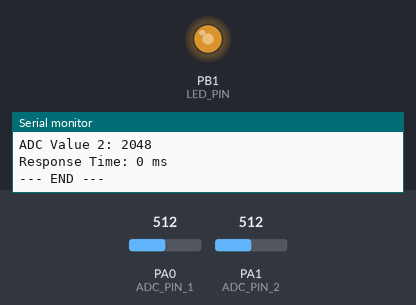
Bench run of a program on a simulated STM32 Blue Pill. Parts: output pins drawn as LEDs (lit = HIGH), the last lines printed to the serial monitor. The inputs (shaded band) are chosen by the test bench; at power-on: PA0 (ADC_PIN_1) = 512, PA1 (ADC_PIN_2) = 512 (analog values on the 0–1023 scale).

Above: at 3.2 s.
3.3 s: PA0 (ADC_PIN_1) set to 483
At 4.5 s:
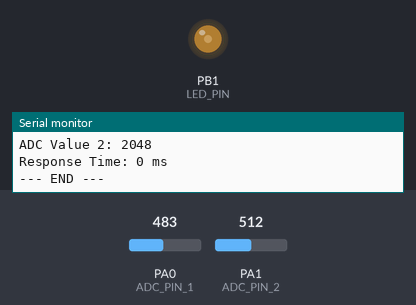
4.8 s: PA0 (ADC_PIN_1) set to 900
At 6.0 s:
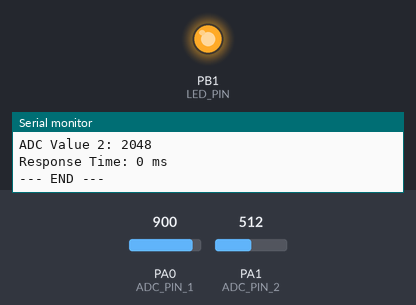
6.3 s: PA0 (ADC_PIN_1) set to 783
7.8 s: PA0 (ADC_PIN_1) set to 753
At 8.2 s:
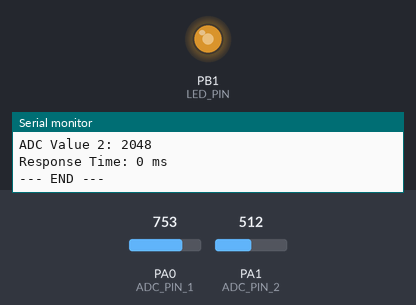
9.3 s: PA0 (ADC_PIN_1) set to 511
At 10.2 s:
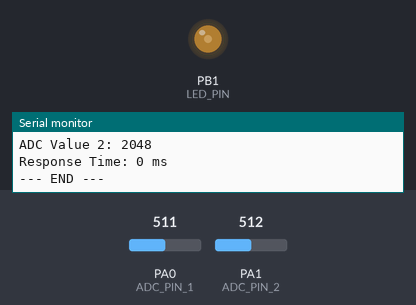
Timing chart, 0 to 11.8 s (numbered marks = the images above; inputs shaded):
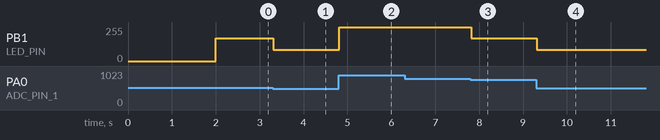

Measured:
- the behaviour switches between 500 and 499 on PA0 (ADC_PIN_1) (found by bisection; images 0 and 1)
- the behaviour switches between 768 and 767 on PA0 (ADC_PIN_1) (found by bisection; images 2 and 3)
- after the input at 3.3 s, PB1 (LED_PIN): 170/255 → 85/255 at once
- after the input at 4.8 s, PB1 (LED_PIN): 85/255 → 255/255 at once
- after the input at 7.8 s, PB1 (LED_PIN): 255/255 → 170/255 at once
- after the input at 9.3 s, PB1 (LED_PIN): 170/255 → 85/255 at once

The program:

main.cpp
```cpp
#include <Arduino.h>

// ===== PIN CONFIGURATION =====
#define ADC_PIN_1 PA0        // ADC Sensor 1
#define ADC_PIN_2 PA1        // ADC Sensor 2
#define LED_PIN PB1          // LED Indicator

// ===== THRESHOLD & TIMING =====
#define THRESHOLD_ADC1 50    // Threshold for ADC1 (0-4095)
#define THRESHOLD_ADC2 50    // Threshold for ADC2 (0-4095)
#define DEBOUNCE_TIME 100    // Debounce 100ms
#define ADC_UPDATE_INTERVAL 100  // Update display every 100ms

// ===== GLOBAL VARIABLES =====
// Sensor 1 (ADC1)
volatile int lastADC1Value = 0;
volatile bool adc1Changed = false;
unsigned long lastADC1ChangeTime = 0;

// Sensor 2 (ADC2)
volatile int lastADC2Value = 0;
volatile bool adc2Changed = false;
unsigned long lastADC2ChangeTime = 0;

// Response Time
volatile unsigned long responseTime = 0;
int firstSensorTriggered = 0;  // 1=ADC1, 2=ADC2
unsigned long lastDisplayTime = 0;

// ===== INTERRUPT HANDLER ADC1 =====
void handleADC1Change() {
    unsigned long currentTime = millis();

    if (currentTime - lastADC1ChangeTime < DEBOUNCE_TIME) {
        return;
    }

    int currentValue = analogRead(ADC_PIN_1);

    if (abs(currentValue - lastADC1Value) >= THRESHOLD_ADC1) {
        lastADC1Value = currentValue;
        adc1Changed = true;
        lastADC1ChangeTime = currentTime;

        if (firstSensorTriggered == 2) {
            responseTime = currentTime - lastADC2ChangeTime;
            firstSensorTriggered = 1;
        } else {
            firstSensorTriggered = 1;
            responseTime = 0;
        }
    }
}

// ===== INTERRUPT HANDLER ADC2 =====
void handleADC2Change() {
    unsigned long currentTime = millis();

    if (currentTime - lastADC2ChangeTime < DEBOUNCE_TIME) {
        return;
    }

    int currentValue = analogRead(ADC_PIN_2);

    if (abs(currentValue - lastADC2Value) >= THRESHOLD_ADC2) {
        lastADC2Value = currentValue;
        adc2Changed = true;
        lastADC2ChangeTime = currentTime;

        if (firstSensorTriggered == 1) {
            responseTime = currentTime - lastADC1ChangeTime;
            firstSensorTriggered = 2;
        } else {
            firstSensorTriggered = 2;
            responseTime = 0;
        }
    }
}

// ===== LED CONTROL =====
void updateLED(int adcValue) {
    // Map ADC value to LED brightness
    // 0-1023: LED OFF
    // 1024-2047: LED dim
    // 2048-3071: LED medium
    // 3072-4095: LED bright

    if (adcValue < 1024) {
        digitalWrite(LED_PIN, LOW);  // Off
    } else if (adcValue < 2048) {
        analogWrite(LED_PIN, 85);    // Dim (1/3 brightness)
    } else if (adcValue < 3072) {
        analogWrite(LED_PIN, 170);   // Medium (2/3 brightness)
    } else {
        digitalWrite(LED_PIN, HIGH); // Full brightness
    }
}

void setup() {
    Serial.begin(115200);
    delay(2000);

    Serial.println("\n=====================================");
    Serial.println("Dual ADC Sensor System - STM32");
    Serial.println("ADC1: PA0 | ADC2: PA1 | LED: PB1");
    Serial.println("=====================================\n");

    // Initialize pins
    analogReadResolution(12);  // 12-bit (0-4095)
    pinMode(LED_PIN, OUTPUT);
    digitalWrite(LED_PIN, LOW);

    // Read initial values
    lastADC1Value = analogRead(ADC_PIN_1);
    lastADC2Value = analogRead(ADC_PIN_2);
    lastADC1ChangeTime = millis();
    lastADC2ChangeTime = millis();
    lastDisplayTime = millis();

    Serial.print("Initial ADC1 Value: ");
    Serial.println(lastADC1Value);

    Serial.print("Initial ADC2 Value: ");
    Serial.println(lastADC2Value);
    Serial.println("\nMonitoring active...\n");
}

void loop() {
    // Read ADC values
    int currentADC1 = analogRead(ADC_PIN_1);
    int currentADC2 = analogRead(ADC_PIN_2);

    unsigned long currentTime = millis();

    // ===== CHECK ADC1 CHANGE =====
    if (abs(currentADC1 - lastADC1Value) >= THRESHOLD_ADC1) {
        if (currentTime - lastADC1ChangeTime >= DEBOUNCE_TIME) {
            handleADC1Change();
        }
    }

    // ===== CHECK ADC2 CHANGE =====
    if (abs(currentADC2 - lastADC2Value) >= THRESHOLD_ADC2) {
        if (currentTime - lastADC2ChangeTime >= DEBOUNCE_TIME) {
            handleADC2Change();
        }
    }

    // ===== UPDATE LED BASED ON ADC1 =====
    updateLED(lastADC1Value);

    // ===== DISPLAY DATA WHEN CHANGE DETECTED OR TIME INTERVAL =====
    if (adc1Changed || adc2Changed || (currentTime - lastDisplayTime >= ADC_UPDATE_INTERVAL)) {
        adc1Changed = false;
        adc2Changed = false;
        lastDisplayTime = currentTime;

        // Calculate voltages
        float voltage1 = lastADC1Value * 3.3 / 4095.0;
        float voltage2 = lastADC2Value * 3.3 / 4095.0;

        // Display data
        Serial.println("\n--- SENSOR DATA ---");

        Serial.print("ADC Value 1: ");
        Serial.println(lastADC1Value);

        Serial.print("ADC Value 2: ");
        Serial.println(lastADC2Value);

        Serial.print("Response Time: ");
        Serial.print(responseTime);
        Serial.println(" ms");

        Serial.println("--- END ---\n");
    }

    delay(20);  // Sampling interval
}
```
